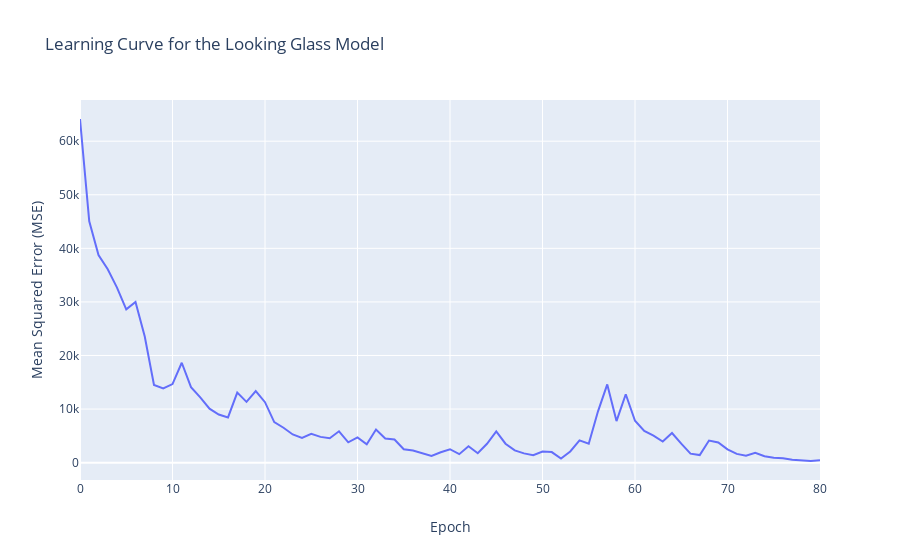

The cell this chart's notebook holds for it:
### Code cell
fig = go.Figure(data=go.Scatter(x=list(range(81)), y=lg_losses[:81]))
fig.update_layout(title='Learning Curve for the Looking Glass Model',
                   xaxis_title='Epoch',
                   yaxis_title='Mean Squared Error (MSE)')
fig.show()
